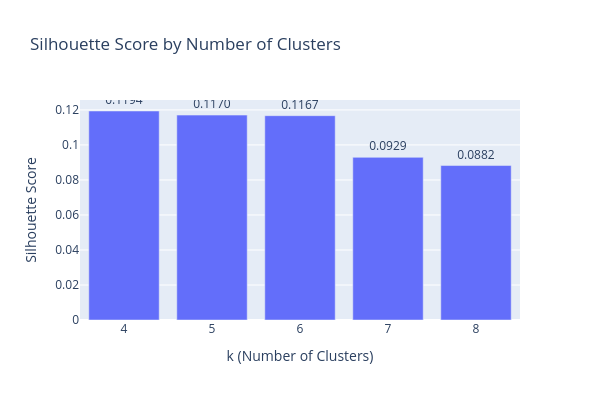

This figure's notebook cell:
### Code cell
# ============================================================
# Step 4: Apply PCA with selected components
# ============================================================

pca = PCA(n_components=N_COMPONENTS, random_state=42)
X_pca = pca.fit_transform(X_scaled)
print(f"PCA-transformed data: {X_pca.shape}")
print(f"Variance explained: {pca.explained_variance_ratio_.sum()*100:.1f}%")

# ============================================================
# Step 5: Silhouette analysis for k=4 through k=8
# ============================================================

print("\nSilhouette scores by k:")
sil_scores = {}
for k in range(4, 9):
    km = KMeans(n_clusters=k, random_state=42, n_init=10, max_iter=300)
    labels = km.fit_predict(X_pca)
    score = silhouette_score(X_pca, labels)
    sil_scores[k] = score
    print(f"  k={k}: {score:.4f}")

# Plot silhouette scores
fig = go.Figure()
fig.add_trace(go.Bar(
    x=list(sil_scores.keys()),
    y=list(sil_scores.values()),
    text=[f"{s:.4f}" for s in sil_scores.values()],
    textposition='outside',
))
fig.update_layout(
    title='Silhouette Score by Number of Clusters',
    xaxis_title='k (Number of Clusters)',
    yaxis_title='Silhouette Score',
    height=400,
    width=600,
)
fig.show()

### Figure 1 — Plotly figure (JSON) as saved in the notebook; plotly's stock layout.template omitted (floating-point values rounded to 4 significant figures)
{"data": [{"text": ["0.1194", "0.1170", "0.1167", "0.0929", "0.0882"], "textposition": "outside", "type": "bar", "x": [4, 5, 6, 7, 8], "y": [0.1194, 0.117, 0.1167, 0.09291, 0.08823]}], "layout": {"height": 400, "title": {"text": "Silhouette Score by Number of Clusters"}, "width": 600, "xaxis": {"title": {"text": "k (Number of Clusters)"}}, "yaxis": {"title": {"text": "Silhouette Score"}}}}
